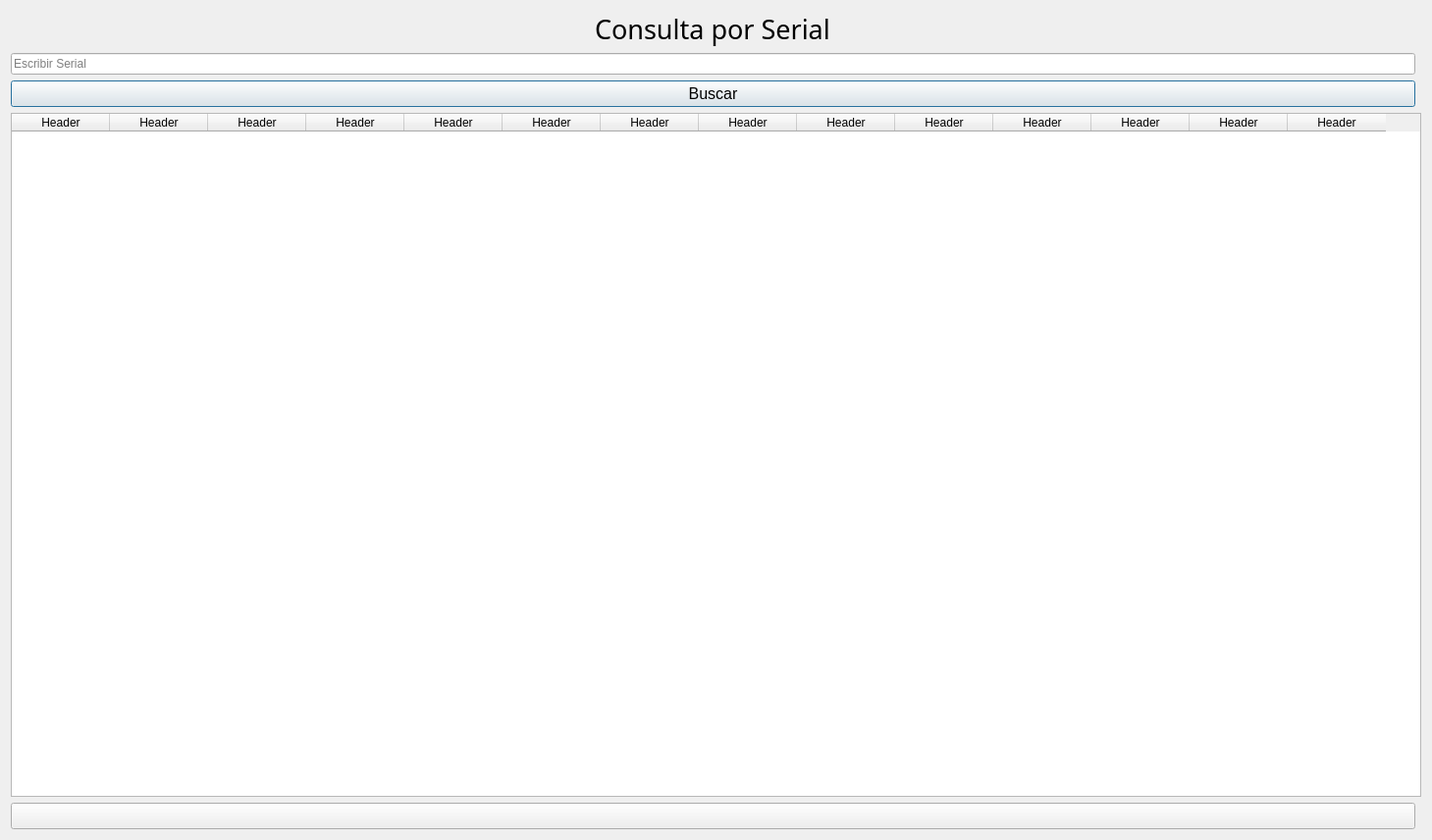
<?xml version="1.0" encoding="UTF-8"?>
<ui version="4.0">
 <class>Dialog</class>
 <widget class="QDialog" name="Dialog">
  <property name="geometry">
   <rect>
    <x>0</x>
    <y>0</y>
    <width>1459</width>
    <height>856</height>
   </rect>
  </property>
  <property name="windowTitle">
   <string>Sistema Patrimonio - Consulta por Serial</string>
  </property>
  <property name="windowIcon">
   <iconset>
    <normaloff>../GUI/assets/hidroven-2.jpg</normaloff>../GUI/assets/hidroven-2.jpg</iconset>
  </property>
  <layout class="QVBoxLayout" name="verticalLayout">
   <item>
    <layout class="QGridLayout" name="gridLayout">
     <item row="0" column="0" alignment="Qt::AlignHCenter|Qt::AlignVCenter">
      <widget class="QLabel" name="label">
       <property name="font">
        <font>
         <family>MS Gothic</family>
         <pointsize>20</pointsize>
        </font>
       </property>
       <property name="text">
        <string>Consulta por Serial</string>
       </property>
      </widget>
     </item>
     <item row="1" column="0">
      <widget class="QLineEdit" name="input">
       <property name="contextMenuPolicy">
        <enum>Qt::ActionsContextMenu</enum>
       </property>
       <property name="accessibleDescription">
        <string/>
       </property>
       <property name="text">
        <string/>
       </property>
       <property name="placeholderText">
        <string>Escribir Serial</string>
       </property>
      </widget>
     </item>
     <item row="2" column="0">
      <widget class="QPushButton" name="boton">
       <property name="font">
        <font>
         <pointsize>12</pointsize>
        </font>
       </property>
       <property name="text">
        <string>Buscar</string>
       </property>
      </widget>
     </item>
     <item row="6" column="0" colspan="2">
      <widget class="QTableWidget" name="tabla">
       <column>
        <property name="text">
         <string>Header</string>
        </property>
       </column>
       <column>
        <property name="text">
         <string>Header</string>
        </property>
       </column>
       <column>
        <property name="text">
         <string>Header</string>
        </property>
       </column>
       <column>
        <property name="text">
         <string>Header</string>
        </property>
       </column>
       <column>
        <property name="text">
         <string>Header</string>
        </property>
       </column>
       <column>
        <property name="text">
         <string>Header</string>
        </property>
       </column>
       <column>
        <property name="text">
         <string>Header</string>
        </property>
       </column>
       <column>
        <property name="text">
         <string>Header</string>
        </property>
       </column>
       <column>
        <property name="text">
         <string>Header</string>
        </property>
       </column>
       <column>
        <property name="text">
         <string>Header</string>
        </property>
       </column>
       <column>
        <property name="text">
         <string>Header</string>
        </property>
       </column>
       <column>
        <property name="text">
         <string>Header</string>
        </property>
       </column>
       <column>
        <property name="text">
         <string>Header</string>
        </property>
       </column>
       <column>
        <property name="text">
         <string>Header</string>
        </property>
       </column>
      </widget>
     </item>
     <item row="7" column="0">
      <widget class="QPushButton" name="pushButton">
       <property name="font">
        <font>
         <pointsize>12</pointsize>
        </font>
       </property>
       <property name="text">
        <string/>
       </property>
      </widget>
     </item>
    </layout>
   </item>
  </layout>
 </widget>
 <resources/>
 <connections/>
</ui>
